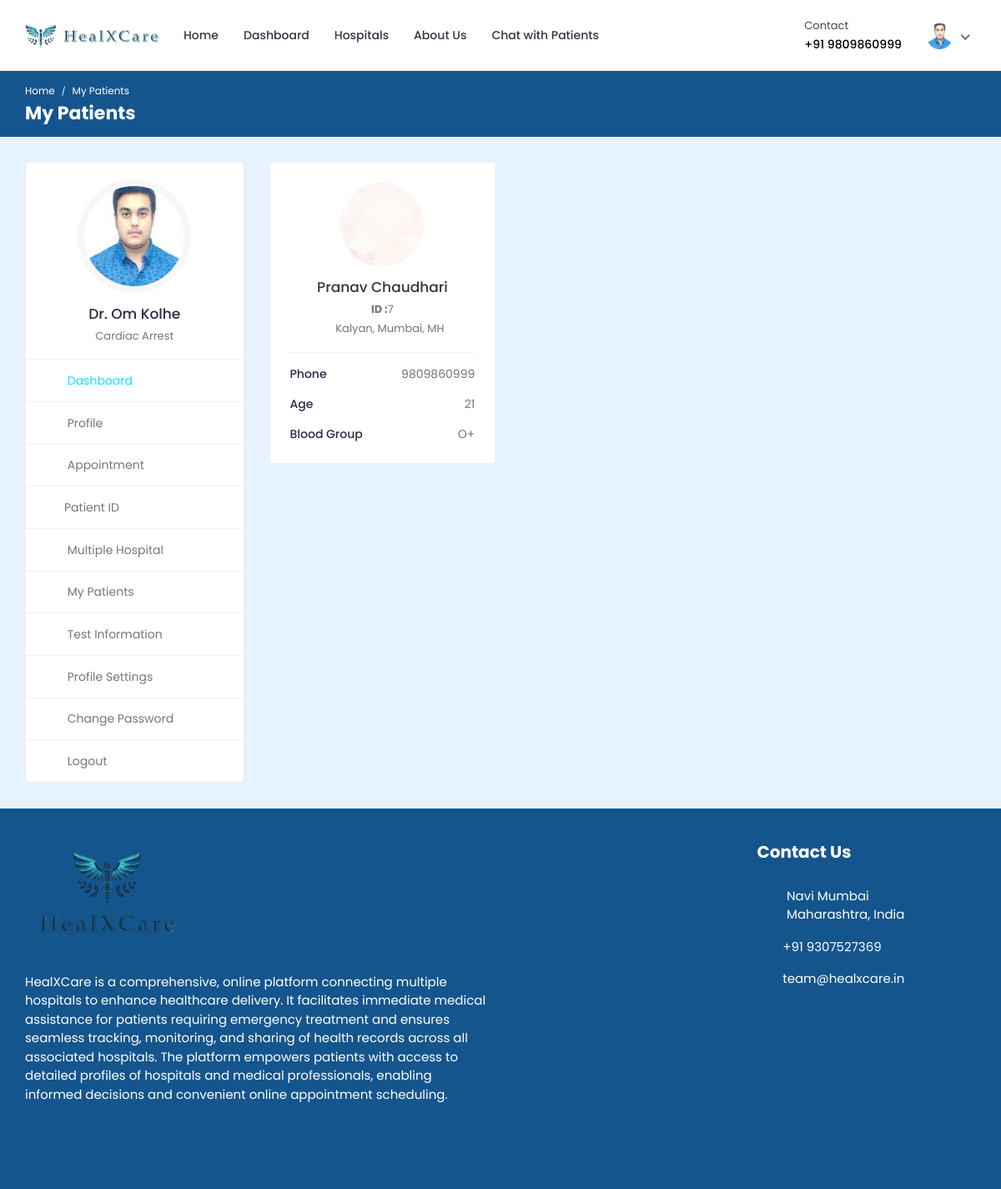
The app's page /doctor/my-patients/ (signed in) with its own data.
### doctor/models.py (models this page shows, shortened)
class Doctor_Information(models.Model):
    DOCTOR_TYPE = (
        ('Cardiologists', 'Cardiologists'),
        ('Neurologists', 'Neurologists'),
        ('Pediatricians', 'Pediatricians'),
        ('Physiatrists', 'Physiatrists'),
        ('Dermatologists', 'Dermatologists'),
    )
    doctor_id = models.AutoField(primary_key=True)
    user = models.OneToOneField(User, on_delete=models.CASCADE, null=True, blank=True, related_name='profile')
    name = models.CharField(max_length=200, null=True, blank=True)
    location = models.TextField(null=True, blank=True)
    username = models.CharField(max_length=200, null=True, blank=True)
    gender = models.CharField(max_length=200, null=True, blank=True)
    description = models.TextField(max_length=1000, null=True, blank=True)
    department = models.CharField(max_length=200, choices=DOCTOR_TYPE, null=True, blank=True)
    department_name = models.ForeignKey(hospital_department, on_delete=models.SET_NULL, null=True, blank=True)
    specialization = models.ForeignKey(specialization, on_delete=models.SET_NULL, null=True, blank=True)
    profile_completed = models.BooleanField(default=False)
    featured_image = models.ImageField(upload_to='doctors/', default='doctors/user-default.png', null=True, blank=True)
    certificate_image = models.ImageField(upload_to='doctors_certificate/', default='doctors_certificate/default.png', null=True, blank=True)
    email = models.EmailField(max_length=200, null=True, blank=True)
    phone_number = models.CharField(max_length=200, null=True, blank=True)
    nid = models.CharField(max_length=200, null=True, blank=True)
    visiting_hour = models.CharField(max_length=200, null=True, blank=True)
    consultation_fee = models.IntegerField(null=True, blank=True)
    report_fee = models.IntegerField(null=True, blank=True)
    dob = models.CharField(max_length=200, null=True, blank=True)
    institute = models.CharField(max_length=200, null=True, blank=True)
    degree = models.CharField(max_length=200, null=True, blank=True)
    completion_year = models.CharField(max_length=200, null=True, blank=True)
    work_place = models.CharField(max_length=200, null=True, blank=True)
    designation = models.CharField(max_length=200, null=True, blank=True)
    start_year = models.CharField(max_length=200, null=True, blank=True)
    end_year = models.CharField(max_length=200, null=True, blank=True)
    register_status =  models.CharField(max_length=200, null=True, blank=True)
    hospital_name = models.ForeignKey(Hospital_Information, on_delete=models.SET_NULL, null=True, blank=True)

class Appointment(models.Model):
    APPOINTMENT_TYPE = (
        ('report', 'report'),
        ('checkup', 'checkup'),
    )
    APPOINTMENT_STATUS = (
        ('pending', 'pending'),
        ('confirmed', 'confirmed'),
        ('cancelled', 'cancelled'),
    )
    id = models.AutoField(primary_key=True)
    date = models.DateField(null=True, blank=True)
    time = models.CharField(max_length=200, null=True, blank=True)
    doctor = models.ForeignKey(Doctor_Information, on_delete=models.CASCADE, null=True, blank=True)
    patient = models.ForeignKey(Patient, on_delete=models.CASCADE, null=True, blank=True)
    appointment_type = models.CharField(max_length=200, choices=APPOINTMENT_TYPE)
    appointment_status = models.CharField(max_length=200, choices=APPOINTMENT_STATUS)
    serial_number = models.CharField(max_length=200, null=True, blank=True)
    payment_status = models.CharField(max_length=200, null=True, blank=True, default='pending')
    transaction_id = models.CharField(max_length=255, null=True, blank=True)
    message = models.CharField(max_length=255, null=True, blank=True)

### hospital_admin/models.py (models this page shows, shortened)
class specialization(models.Model):
    specialization_id = models.AutoField(primary_key=True)
    specialization_name = models.CharField(max_length=200, null=True, blank=True)
    hospital = models.ForeignKey(Hospital_Information, on_delete=models.CASCADE, null=True, blank=True)

### hospital/models.py (models this page shows, shortened)
class Patient(models.Model):
    patient_id = models.AutoField(primary_key=True)
    user = models.OneToOneField(User, on_delete=models.CASCADE, null=True, blank=True, related_name='patient')
    name = models.CharField(max_length=200, null=True, blank=True)
    username = models.CharField(max_length=200, null=True, blank=True)
    profile_completed = models.BooleanField(default=False)
    age = models.IntegerField(null=True, blank=True)
    email = models.EmailField(max_length=200, null=True, blank=True)
    phone_number = models.IntegerField(null=True, blank=True)
    address = models.CharField(max_length=200, null=True, blank=True)
    featured_image = models.ImageField(upload_to='patients/', default='patients/user-default.png', null=True, blank=True)
    blood_group = models.CharField(max_length=200, null=True, blank=True)
    history = models.CharField(max_length=200, null=True, blank=True)
    dob = models.CharField(max_length=200, null=True, blank=True)
    nid = models.CharField(max_length=200, null=True, blank=True)
    serial_number = models.CharField(max_length=200, null=True, blank=True)
    login_status = models.CharField(max_length=200, null=True, blank=True, default="offline")

### doctor/views.py (the view)
# urls.py: path('my-patients/', views.my_patients, name='my-patients'),
@csrf_exempt
@login_required(login_url="doctor-login")
def my_patients(request):
    if request.user.is_doctor:
        doctor = Doctor_Information.objects.get(user=request.user)
        appointments = Appointment.objects.filter(doctor=doctor).filter(appointment_status='confirmed')
    else:
        redirect('doctor-logout')
    context = {'doctor': doctor, 'appointments': appointments}
    return render(request, 'my-patients.html', context)

### templates/my-patients.html (shortened to what this page needs)
{% load static %}
<!DOCTYPE html>
<html lang="en">
<head>
		<link rel="stylesheet" href="{% static 'HealthStack-System/css/Normal/bootstrap.min.css' %}">
		<link rel="stylesheet" href="{% static 'HealthStack-System/plugins/Normal/fontawesome/css/fontawesome.min.css' %}">
		<link rel="stylesheet" href="{% static 'HealthStack-System/plugins/Normal/fontawesome/css/all.min.css' %}">
		<link rel="stylesheet" href="{% static 'HealthStack-System/css/Normal/style.css' %}">
	</head>
	<body>
		<div class="main-wrapper">
			<header class="header">{% include 'doctor-navbar.html' %}</header>
			<div class="breadcrumb-bar">
				<div class="container-fluid">
					<div class="row align-items-center">
						<div class="col-md-12 col-12">
							<nav aria-label="breadcrumb" class="page-breadcrumb">
								<ol class="breadcrumb">
									<li class="breadcrumb-item"><a href="{% url 'doctor-dashboard' %}">Home</a></li>
									<li class="breadcrumb-item active" aria-current="page">My Patients</li>
								</ol>
							</nav>
							<h2 class="breadcrumb-title">My Patients</h2>
						</div>
					</div>
				</div>
			</div>
			<div class="content">
				<div class="container-fluid">
					<div class="row">
						<div class="col-md-5 col-lg-4 col-xl-3 theiaStickySidebar">
							<div>{% include 'doctor-sidebar.html' %}</div>
						</div>
						<div class="col-md-7 col-lg-8 col-xl-9">
							<div class="row row-grid">
								{% for appointment in appointments %}
								<div class="col-md-6 col-lg-4 col-xl-3">
									<div class="card widget-profile pat-widget-profile">
										<div class="card-body">
											<div class="pro-widget-content">
												<div class="profile-info-widget">
													<a href="{% url 'patient-profile' pk=appointment.patient.patient_id %}" class="booking-doc-img">
														<img src="{{appointment.patient.featured_image.url}}" alt="User Image">
													</a>
													<div class="profile-det-info">
														<h3><a href="{% url 'patient-profile' pk=appointment.patient.patient_id %}">{{appointment.patient.name}}</a></h3>
														<div class="patient-details">
															<h5><b>ID :</b>{{appointment.patient.patient_id}}</h5>
															<h5 class="mb-0"><i class="fas fa-map-marker-alt"></i>{{appointment.patient.address}}</h5>
														</div>
													</div>
												</div>
											</div>
											<div class="patient-info">
												<ul>
													<li>Phone <span>{{appointment.patient.phone_number}}</span></li>
													<li>Age <span>{{appointment.patient.age}}</span></li>
													<li>Blood Group <span>{{appointment.patient.blood_group}}</span></li>
												</ul>
											</div>
										</div>
									</div>
								</div>
								{% endfor %}
							</div>
						</div>
					</div>
				</div>
			</div>
			{% include 'footer.html' %}
		</div>
	</body>
</html>

### templates/doctor-navbar.html (shortened to what this page needs)
{% load static %}
<nav class="navbar navbar-expand-lg header-nav">
  <div class="navbar-header">
    <a href="{% url 'hospital_home'%}" class="navbar-brand logo">
      <img
        src="{% static 'HealthStack-System/images/Normal/logo.jpg' %}"
        class="img-fluid"
        alt="Logo"
      />
    </a>
  </div>
  <div class="main-menu-wrapper">
    <ul class="main-nav">
      {% if doctor.profile_completed %}
      <li>
        <a href="{% url 'hospital_home'%}">Home</a>
      </li>
      <li>
        <a href="{% url 'doctor-dashboard'%}">Dashboard</a>
      </li>
      <li><a href="{% url 'multiple-hospital' %}" style="text-decoration: none;">Hospitals</a></li>
      <li>
        <a href="{% url 'about-us'%}">About Us</a>
      </li>
      <li>
        <a href="{% url 'chat-home' pk=user.id %}">Chat with Patients</a>
      </li>
      {% else %}
      <h4 style="color: red; font-family: system-ui, -apple-system, BlinkMacSystemFont, 'Segoe UI', Roboto, Oxygen, Ubuntu, Cantarell, 'Open Sans', 'Helvetica Neue', sans-serif;">Please update your profile in order to proceed.</h4>
      {% endif %}
    </ul>
  </div>
  <ul class="nav header-navbar-rht">
    <li class="nav-item contact-item">
      <div class="header-contact-img">
        <i class="far fa-hospital"></i>
      </div>
      <div class="header-contact-detail">
        <p class="contact-header">Contact</p>
        <p class="contact-info-header">+91 {{doctor.phone_number}}</p>
      </div>
    </li>
    <li class="nav-item dropdown has-arrow logged-item">
      <a href="#" class="dropdown-toggle nav-link" data-toggle="dropdown">
        <span class="user-img">
          <img
            class="rounded-circle"
            src="{{ doctor.featured_image.url }}"
            width="31"
            alt="Darren Elder"
          />
        </span>
      </a>
    </li>
  </ul>
</nav>

### templates/doctor-sidebar.html (shortened to what this page needs)
{% load static %}
<div class="profile-sidebar">
  <div class="widget-profile pro-widget-content">
    <div class="profile-info-widget">
      <a href="#" class="booking-doc-img">
        <img
          src="{{ doctor.featured_image.url }}"
          alt="User Image"
        />
      </a>
      {% if doctor.profile_completed %}
      <div class="profile-det-info">
        <h3>Dr. {{ doctor.name }}</h3>
        <div class="patient-details">
          <h5 class="mb-0">{{doctor.specialization.specialization_name}}</h5>
        </div>
      </div>
      {% endif %}
    </div>
  </div>
  <div class="dashboard-widget">
    <nav class="dashboard-menu sidebar">
      <ul>
        {% if doctor.profile_completed %}
        <li class="active">
          <a href="{% url 'doctor-dashboard' %}">
            <i class="fas fa-columns"></i>
            <span>Dashboard</span>
          </a>
        </li>
        <li>
        <a href="{% url 'doctor-profile' pk=doctor.doctor_id %}">
          <i class="fas fa-user"></i>
          <span>Profile</span>
        </a>
      </li>
        <li>
          <a href="{% url 'appointments'%}">
            <i class="fas fa-user-circle"></i>
            <span>Appointment</span>
          </a>
        </li>
        <li class="nav-item has-submenu">
            <a href="#" class="nav-link"><i class="fas fa-search"></i><span>Patient ID</span></a>
        </li>
        <li>
          <a href="{% url 'multiple-hospital' %}">
            <i class="fas fa-hospital"></i>
            <span>Multiple Hospital</span>
          </a>
      </li>
        <li>
          <a href="{% url 'my-patients' %}">
            <i class="fas fa-user-injured"></i>
            <span>My Patients</span>
          </a>
        </li>
        <li>
          <a href="{% url 'doctor-test-list'%}" target="_blank">
            <i class="fas fa-hourglass-start"></i>
            <span>Test Information</span>
          </a>
        </li>
        {% endif %}
        <li>
          <a
            href="{% url 'doctor-profile-settings' %}"
          >
            <i class="fas fa-user-cog"></i>
            <span>Profile Settings</span>
          </a>
        </li>
        {% if doctor.profile_completed %}
        <li>
          <a href="{% url 'doctor-change-password' pk=user.id%}">
            <i class="fas fa-lock"></i>
            <span>Change Password</span>
          </a>
        </li>
        {% endif %}
        <li>
          <a href="{% url 'doctor-logout'%}">
            <i class="fas fa-sign-out-alt"></i>
            <span>Logout</span>
          </a>
        </li>
      </ul>
    </nav>
  </div>
</div>

### records on screen
Doctor_Information: phone_number "9809860999", featured_image (picture), name "Om Kolhe", specialization.specialization_name "Cardiac Arrest"
Appointment: patient.featured_image (picture), patient.name "Pranav Chaudhari", patient.patient_id "7", patient.address "Kalyan, Mumbai, MH", patient.phone_number "9809860999", patient.age "21", patient.blood_group "O+"
